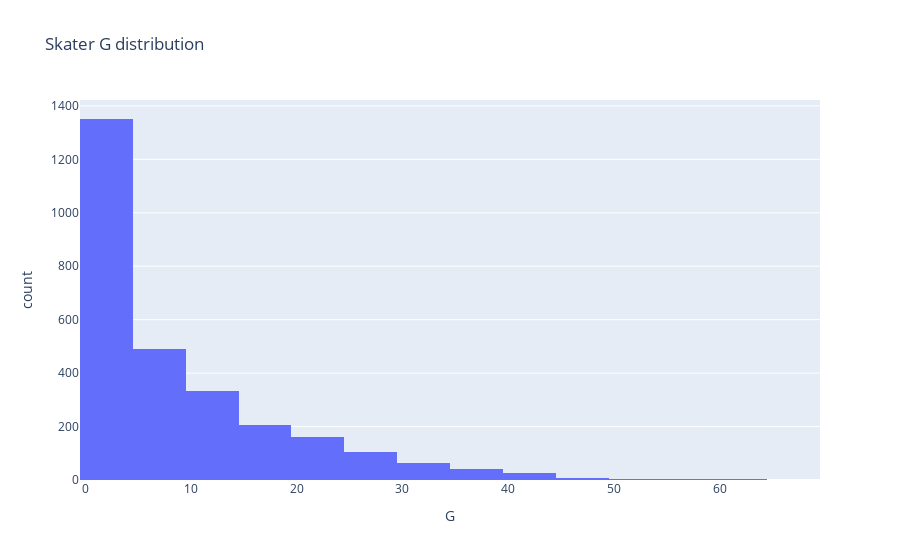

The notebook cell this image was saved under:
### Markdown cell above
## Quick EDA

### Code cell
display(skaters.describe(include='all').T.head(20))
display(goalies.describe(include='all').T.head(20))

# If goal columns exist, visualize distribution
for gcol in ["G","Goals","goals"]:
    if gcol in skaters.columns:
        fig = px.histogram(skaters, x=gcol, nbins=30, title=f"Skater {gcol} distribution")
        fig.show()
        break

# Save EDA figures (Matplotlib example)
plt.figure()
numeric_cols = skaters.select_dtypes(include=np.number).columns[:10]
skaters[numeric_cols].corr(numeric_only=True).abs().stack().nlargest(1)
plt.title("Placeholder Figure")
plt.savefig("../figures/placeholder.png", bbox_inches="tight")
plt.close()

### Figure 1 — Plotly figure (JSON) as saved in the notebook; plotly's stock layout.template omitted (floating-point values rounded to 4 significant figures; data arrays with more than 128 entries replaced by an {"elided": "..."} marker saying what was removed)
{"data": [{"bingroup": "x", "hovertemplate": "G=%{x}<br>count=%{y}<extra></extra>", "legendgroup": "", "marker": {"color": "#636efa", "pattern": {"shape": ""}}, "name": "", "nbinsx": 30, "orientation": "v", "showlegend": false, "type": "histogram", "x": {"elided": "2796 float values"}, "xaxis": "x", "yaxis": "y"}], "layout": {"barmode": "relative", "legend": {"tracegroupgap": 0}, "title": {"text": "Skater G distribution"}, "xaxis": {"anchor": "y", "domain": [0, 1], "title": {"text": "G"}}, "yaxis": {"anchor": "x", "domain": [0, 1], "title": {"text": "count"}}}}
